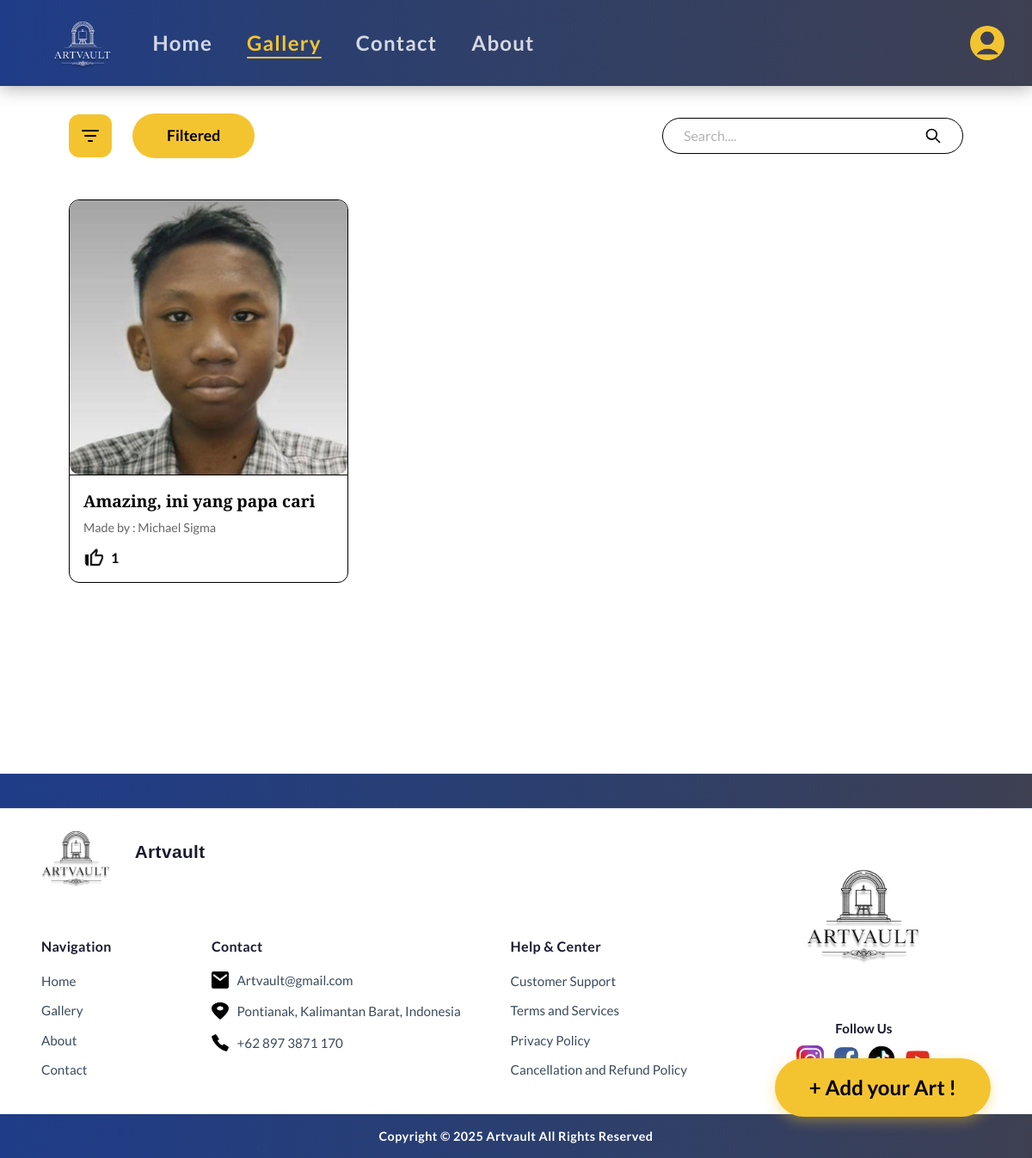
Screenshot of /gallery?category=5 (signed in) with the database file from the repository.
### tables this page shows
CREATE TABLE `artworks` (
  `id` int NOT NULL,
  `user_id` int DEFAULT NULL,
  `category_id` int DEFAULT NULL,
  `title` varchar(150) NOT NULL,
  `description` text,
  `file_path` varchar(255) NOT NULL,
  `upload_time` timestamp NULL DEFAULT CURRENT_TIMESTAMP
);

CREATE TABLE `users` (
  `id` int NOT NULL,
  `full_name` varchar(100) NOT NULL,
  `email` varchar(100) NOT NULL,
  `password` varchar(255) NOT NULL,
  `role` enum('viewer','author','admin') DEFAULT 'viewer',
  `created_at` timestamp NULL DEFAULT CURRENT_TIMESTAMP,
  `banner_path` varchar(255) DEFAULT 'background.png',
  `avatar_path` varchar(255) DEFAULT 'user.png',
  `student_id` varchar(20) DEFAULT '123456789'
);

### app/controllers/ArtController.php (called while the page is built, shortened)
<?php
require_once __DIR__ . '/../models/Art_model.php';
class ArtController {
    public function gallery()
    {
        $categoryId = $_GET['category'] ?? null;
        $artModel = new \Art_model();
        $artworks = $artModel->getAllArtworks($categoryId);
        $likedArtIds = [];
        require_once __DIR__ . '/../views/landing/gallery.php';
    }
}

### public/index.php (called while the page is built, shortened)
<?php
require_once __DIR__ . '/../app/core/Router.php';
$router = new Router();
$router->add('GET', '/', 'HomeController', 'index');
$router->add('GET', '/about', 'HomeController', 'about');
$router->add('GET', '/contact', 'HomeController', 'contact');
$router->add('GET', '/gallery', 'ArtController', 'gallery');
$router->add('GET', '/art/{id}', 'ArtController', 'detail');
$router->add('POST', '/art/upload', 'ArtController', 'uploadArt');
$router->add('POST', '/art/update/{id}', 'ArtController', 'updateArt');
$router->add('GET', '/art/delete/{id}', 'ArtController', 'deleteArt');
$router->add('POST', '/art/comment/{id}', 'ArtController', 'postComment');
$router->add('POST', '/art/like/{id}', 'ArtController', 'toggleLike');
$router->add('GET', '/author/gallery', 'ArtController', 'gallery');
$router->add('GET', '/author/art/{id}', 'ArtController', 'detail');
$router->add('GET', '/author/home', 'HomeController', 'index');
$router->add('GET', '/admin', 'AdminController', 'index');
$router->add('GET', '/admin/users', 'AdminController', 'users');
$router->add('GET', '/admin/users/edit/{id}', 'AdminController', 'editUser');
$router->add('POST', '/admin/users/update/{id}', 'AdminController', 'postEditUser');
$router->add('GET', '/admin/users/delete/{id}', 'AdminController', 'deleteUser');
$router->add('GET', '/admin/artworks', 'AdminController', 'artworks');
$router->add('GET', '/admin/artworks/edit/{id}', 'AdminController', 'editArtwork');
$router->add('POST', '/admin/artworks/update/{id}', 'AdminController', 'postEditArtwork');
$router->add('GET', '/admin/artworks/delete/{id}', 'AdminController', 'deleteArtwork');
$router->add('GET', '/login', 'AuthController', 'login');
$router->add('GET', '/register', 'AuthController', 'index');
$router->add('POST', '/post-register', 'AuthController', 'handleSignUp');
$router->add('POST', '/post-login', 'AuthController', 'handleLogin');
$router->add('GET', '/logout', 'AuthController', 'logout');
$router->add('GET', '/profile', 'UserController', 'profile');
$router->add('GET', '/profile/{id}', 'UserController', 'profile');
$router->add('POST', '/follow/{id}', 'UserController', 'toggleFollow');
$router->run();
?>

### app/core/Database.php (called while the page is built, shortened)
<?php
class Database {
    private $host = "localhost";
    private $user = "root";
    private $pass = "123";
    private $db   = "db_gallery_sekolah";
    public function __construct() {
        $dsn = "mysql:host={$this->host};dbname={$this->db}";
        $options = [
            PDO::ATTR_PERSISTENT => true,
            PDO::ATTR_ERRMODE => PDO::ERRMODE_EXCEPTION
        ];
        try {
            $this->dbh = new PDO($dsn, $this->user, $this->pass, $options);
        } catch (PDOException $e) {
            die("Koneksi Database Gagal: " . $e->getMessage());
        }
    }
}

### app/models/Art_model.php (called while the page is built, shortened)
<?php
require_once __DIR__ . '/../core/Database.php';
class Art_model extends Database {
    public function getAllArtworks($categoryId = null) {
        $query = "SELECT artworks.*, users.full_name as author_name,
                  (SELECT COUNT(*) FROM likes WHERE artwork_id = artworks.id) as like_count
                  FROM artworks
                  LEFT JOIN users ON artworks.user_id = users.id";
        if ($categoryId) {
            $query .= " WHERE artworks.category_id = :category_id";
        }
        $query .= " ORDER BY artworks.upload_time DESC";
        $stmt = $this->dbh->prepare($query);
        if ($categoryId) {
            $stmt->bindParam(':category_id', $categoryId);
        }
        $stmt->execute();
        return $stmt->fetchAll(PDO::FETCH_ASSOC);
    }
}

### app/views/landing/gallery.php (the view, shortened to what this page needs)
<!DOCTYPE html>
<html lang="en">
<head>
    <link rel="stylesheet" href="/css/index.css">
</head>
<body>
    <nav class="navbar">
        <div class="nav-logo">
            <img src="/img/logo/Artvault.png" alt="Artvault Logo" class="logo-img">
        </div>
        <ul class="nav-menu">
            <?php if (isset($_SESSION['user_email']) && $_SESSION['user_email'] === 'flazened@ski.sch.id'): ?>
                <li><a href="/">Home</a></li>
                <li><a href="/gallery" class="active">Gallery</a></li>
                <li><a href="/admin">Admin</a></li>
            <?php else: ?>
                <li><a href="/">Home</a></li>
                <li><a href="/gallery" class="active">Gallery</a></li>
                <li><a href="/contact">Contact</a></li>
                <li><a href="/about">About</a></li>
            <?php endif; ?>
        </ul>
        <div class="nav-actions">
            <?php if (isset($_SESSION['user_id'])): ?>
                <a href="/profile"><img src="/img/icon/user.png" alt="User Icon" class="user-icon" style="width: 40px; height: 40px; border-radius: 50%;"></a>
            <?php else: ?>
                <button class="btn btn-login" onclick="location.href='/login'">Log In</button>
                <button class="btn btn-signup" onclick="location.href='/register'">Sign Up</button>
            <?php endif; ?>
        </div>
    </nav>
    <div class="gallery-page">
        <div class="gallery-topbar">
            <div class="filter-category">
                <button class="btn-filter" onclick="location.href='/gallery'">
                    <svg width="24" height="24" viewBox="0 0 24 24" fill="none" xmlns="http://www.w3.org/2000/svg">
                        <path d="M3 6H21M6 12H18M10 18H14" stroke="black" stroke-width="2" stroke-linecap="round" stroke-linejoin="round"/>
                    </svg>
                </button>
                <div class="category-dropdown">
                    <button class="btn-category" onclick="toggleCategoryMenu()">
                        <?= isset($_GET['category']) ? 'Filtered' : 'Category' ?>
                    </button>
                </div>
            </div>
            <div class="search-box">
                <input type="text" placeholder="Search....">
                <button class="search-btn">
                    <svg width="20" height="20" viewBox="0 0 24 24" fill="none" xmlns="http://www.w3.org/2000/svg">
                        <path d="M21 21L15 15M17 10C17 13.866 13.866 17 10 17C6.13401 17 3 13.866 3 10C3 6.13401 6.13401 3 10 3C13.866 3 17 6.13401 17 10Z" stroke="black" stroke-width="2" stroke-linecap="round" stroke-linejoin="round"/>
                    </svg>
                </button>
            </div>
        </div>
        <div class="gallery-grid">
            <?php foreach ($artworks as $row): ?>
            <a href="/art/<?= $row['id']; ?>" class="art-card">
                <div class="art-img-container">
                    <img src="/img/gallery/<?= $row['file_path']; ?>" alt="<?= $row['title']; ?>">
                </div>
                <div class="art-info">
                    <p class="art-title"><?= $row['title']; ?></p>
                    <p class="art-author">Made by : <?= $row['author_name']; ?></p>
                    <div class="art-like <?= in_array($row['id'], $likedArtIds) ? 'liked' : '' ?>" onclick="event.preventDefault(); toggleLike(<?= $row['id']; ?>, this)">
                        <img src="/img/icon/like.png" class="art-like-img">
                        <span><?= $row['like_count']; ?></span>
                    </div>
                </div>
            </a>
            <?php endforeach; ?>
        </div>
         <div class="add-work-wrap">
            <?php if (isset($_SESSION['user_role']) && ($_SESSION['user_role'] === 'author' || $_SESSION['user_role'] === 'admin')): ?>
                <button class="btn-add-work" onclick="openAddWork()">+ Add your Art !</button>
            <?php endif; ?>
    </div>
</div>
    <div class="box-2"></div>
    <footer class="footer">
        <div class="footer-brand">
            <div class="footer-brand-top">
                <img src="/img/logo/Artvault-white.png" alt="Artvault Logo" class="footer-logo">
                <span class="footer-brand-name">Artvault</span>
            </div>
        </div>
        <div class="footer-main">
            <div class="footer-col">
                <h4 class="footer-heading">Navigation</h4>
                <ul class="footer-links">
                    <li><a href="/">Home</a></li>
                    <li><a href="/gallery">Gallery</a></li>
                    <li><a href="/about">About</a></li>
                    <li><a href="/contact">Contact</a></li>
                </ul>
            </div>
            <div class="footer-col">
                <h4 class="footer-heading">Contact</h4>
                <ul class="footer-contact">
                    <li>
                        <span class="contact-icon"><img src="/img/icon/mail.png" alt="Email" class="contact-icon-img"></span>
                        <span>Artvault@gmail.com</span>
                    </li>
                    <li>
                        <span class="contact-icon"><img src="/img/icon/location.png" alt="Location" class="contact-icon-img"></span>
                        <span>Pontianak, Kalimantan Barat, Indonesia</span>
                    </li>
                    <li>
                        <span class="contact-icon"><img src="/img/icon/telephone.png" alt="Phone" class="contact-icon-img"></span>
                        <span>+62 897 3871 170</span>
                    </li>
                </ul>
            </div>
            <div class="footer-col">
                <h4 class="footer-heading">Help & Center</h4>
                <ul class="footer-links">
                    <li><a href="#">Customer Support</a></li>
                    <li><a href="#">Terms and Services</a></li>
                    <li><a href="#">Privacy Policy</a></li>
                    <li><a href="#">Cancellation and Refund Policy</a></li>
                </ul>
            </div>
            <div class="footer-col footer-social-col">
                <img src="/img/logo/Artvault-white.png" alt="Artvault" class="footer-logo-big">
                <div class="footer-social">
                    <p class="footer-follow">Follow Us</p>
                    <div class="social-icons">
                        <a href="#"><img src="/img/icon/instagram.png" alt="Instagram"></a>
                        <a href="#"><img src="/img/icon/facebook.png" alt="Facebook"></a>
                        <a href="#"><img src="/img/icon/tiktok.png" alt="TikTok"></a>
                        <a href="#"><img src="/img/icon/youtube.png" alt="YouTube"></a>
                    </div>
                </div>
            </div>
        </div>
        <div class="footer-bottom">
            <p>Copyright &copy; 2025 Artvault All Rights Reserved</p>
        </div>
    </footer>
</body>
</html>

### app/core/Router.php (shortened to what this page needs)
<?php
class Router
{
    private array $routes = [];
    public function add(string $method, string $uri, string $controller, string $function)
    {
        $this->routes[] = [
            'method' => $method,
            'uri' => $uri,
            'controller' => $controller,
            'function' => $function,
        ];
    }
    public function run(): void
    {
        $uri = parse_url($_SERVER['REQUEST_URI'], PHP_URL_PATH);
        foreach($this->routes as $route){
            $pattern = str_replace(
                '{id}',
                '([0-9]+)',
                $route['uri'],
            );
            $pattern = '#^' . $pattern . '$#';
            if(preg_match($pattern, $uri, $matches)) {
                array_shift($matches);
                $controller = new $controllerClass();
                $function = $route['function'];
                call_user_func_array([$controller, $function], $matches);
                return;
            }
        }
    }
}
?>

### rows the page displays
artworks: file_path (picture), title "Amazing, ini yang papa cari", user.full_name "Michael Sigma", like_count "1"
